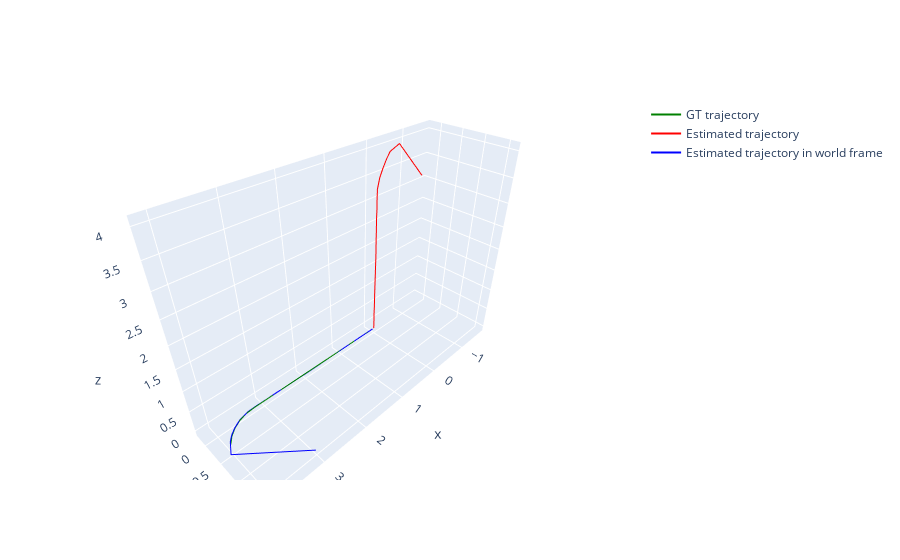

Notebook source saved alongside this figure:
### Code cell
estimated_trajectory = vo.get_trajectory()
gt_trajectory = vo.get_data().get_trajectory_data()

C = vo.get_camera().get_camera_transform()
 
estimated_trajectory_in_world = [] 

for i in range(len(estimated_trajectory)):
    pose = estimated_trajectory[i]
    pose_in_world = C @ pose
    estimated_trajectory_in_world.append(pose_in_world)

    print(f'Pose {i}\n{np.round(pose,2)}\nPose in world {i}\n{np.round(pose_in_world,2)}\n\n')

estimated_positions = []
estimated_positions_in_world = [] 
for i in range(len(estimated_trajectory)):
    estimated_positions.append(estimated_trajectory[i][:3, 3])
    estimated_positions_in_world.append(estimated_trajectory_in_world[i][:3, 3])

gt_poses = []
gt_positions = []
for i in range(1,NUM_FRAMES+1):
    x_gt, y_gt, theta_gt = gt_trajectory[i]
    gt_poses.append(np.array([x_gt, y_gt, 0, 0, 0, theta_gt]))
    gt_positions.append(np.array([x_gt, y_gt, 0]))
    
fig = go.Figure()
scale = 0.208
gt_x_coords = [position[0] for position in gt_positions]
gt_y_coords = [position[1] for position in gt_positions]
gt_z_coords = [position[2] for position in gt_positions]
fig.add_trace(go.Scatter3d(x=gt_x_coords, y=gt_y_coords, z=gt_z_coords, mode='lines', name='GT trajectory', line=dict(color='green')))

estimated_x_coords = [position[0]*scale for position in estimated_positions]
estimated_y_coords = [position[1]*scale for position in estimated_positions]
estimated_z_coords = [position[2]*scale for position in estimated_positions]
fig.add_trace(go.Scatter3d(x=estimated_x_coords, y=estimated_y_coords, z=estimated_z_coords, mode='lines', name='Estimated trajectory', line=dict(color='red')))

estimated_x_coords_in_world = [position[0]*scale for position in estimated_positions_in_world]
estimated_y_coords_in_world = [position[1]*scale for position in estimated_positions_in_world]
estimated_z_coords_in_world = [position[2]*scale for position in estimated_positions_in_world]
fig.add_trace(go.Scatter3d(x=estimated_x_coords_in_world, y=estimated_y_coords_in_world, z=estimated_z_coords_in_world, mode='lines', name='Estimated trajectory in world frame', line=dict(color='blue')))

# set the scale of the plot fixed equal for all axis
fig.update_layout(scene=dict(aspectmode='data'))




fig.show()

### Figure 1 — Plotly figure (JSON) as saved in the notebook; plotly's stock layout.template omitted (floating-point values rounded to 4 significant figures)
{"data": [{"line": {"color": "green"}, "mode": "lines", "name": "GT trajectory", "type": "scatter3d", "x": [0.2004, 0.4008, 0.6013, 0.8017, 1.002, 1.203, 1.403, 1.603, 1.803, 2.003, 2.204, 2.404, 2.604, 2.804, 3.004, 3.204, 3.403, 3.568, 3.719, 3.852, 3.96], "y": [0, 0, 0, 0, 0, 0, 0, 0, 0, 0, 0, 0, 0, 0, 0, 0, 0.01513, 0.06389, 0.1444, 0.2534, 0.3867], "z": [0, 0, 0, 0, 0, 0, 0, 0, 0, 0, 0, 0, 0, 0, 0, 0, 0, 0, 0, 0, 0]}, {"line": {"color": "red"}, "mode": "lines", "name": "Estimated trajectory", "type": "scatter3d", "x": [0, 3.227e-05, 0.0002282, -0.000154, -0.0007595, -0.0004931, -0.0007044, -0.001377, -0.001045, -0.000676, -0.0006452, -0.0002682, 0.0005613, -0.0004062, 0.005874, 0.01115, -0.00231, -0.0551, -0.1424, -0.2561, -0.3786, -0.5671, -1.635], "y": [0, 3.32e-05, -0.002591, 0.0008331, 0.0001724, 0.0003928, 0.001069, 0.002327, 0.003715, 0.006368, 0.00315, 0.0006158, 0.001698, -0.003751, 0.006408, 0.007375, -0.002177, -0.001154, -0.006675, -0.02902, -0.05935, -0.004951, -0.238], "z": [0, 0.208, 0.4119, 0.6262, 0.8342, 1.037, 1.244, 1.451, 1.658, 1.866, 2.074, 2.283, 2.491, 2.698, 2.905, 3.113, 3.315, 3.52, 3.681, 3.813, 3.912, 4.026, 3.068]}, {"line": {"color": "blue"}, "mode": "lines", "name": "Estimated trajectory in world frame", "type": "scatter3d", "x": [0.0416, 0.2496, 0.4535, 0.6678, 0.8758, 1.078, 1.286, 1.493, 1.7, 1.908, 2.116, 2.325, 2.533, 2.74, 2.947, 3.155, 3.357, 3.562, 3.722, 3.854, 3.953, 4.068, 3.109], "y": [0, -3.227e-05, -0.0002282, 0.000154, 0.0007595, 0.0004931, 0.0007044, 0.001377, 0.001045, 0.000676, 0.0006452, 0.0002682, -0.0005613, 0.0004062, -0.005874, -0.01115, 0.00231, 0.0551, 0.1424, 0.2561, 0.3786, 0.5671, 1.635], "z": [0, -3.32e-05, 0.002591, -0.0008331, -0.0001724, -0.0003928, -0.001069, -0.002327, -0.003715, -0.006368, -0.00315, -0.0006158, -0.001698, 0.003751, -0.006408, -0.007375, 0.002177, 0.001154, 0.006675, 0.02902, 0.05935, 0.004951, 0.238]}], "layout": {"scene": {"aspectmode": "data"}}}
